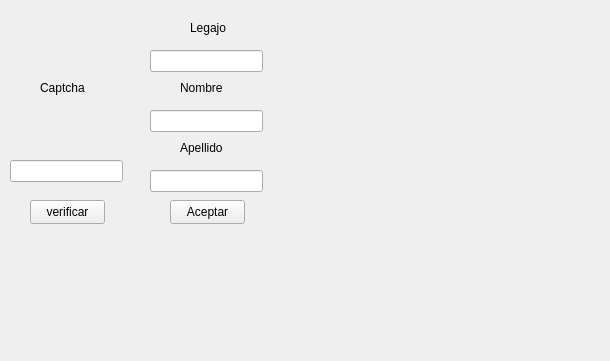
<?xml version="1.0" encoding="UTF-8"?>
<ui version="4.0">
 <class>Form</class>
 <widget class="QWidget" name="Form">
  <property name="geometry">
   <rect>
    <x>0</x>
    <y>0</y>
    <width>610</width>
    <height>361</height>
   </rect>
  </property>
  <property name="windowTitle">
   <string>Form</string>
  </property>
  <widget class="QLineEdit" name="lineEditLegajo">
   <property name="geometry">
    <rect>
     <x>150</x>
     <y>50</y>
     <width>113</width>
     <height>22</height>
    </rect>
   </property>
  </widget>
  <widget class="QLineEdit" name="lineEditNombre">
   <property name="geometry">
    <rect>
     <x>150</x>
     <y>110</y>
     <width>113</width>
     <height>22</height>
    </rect>
   </property>
  </widget>
  <widget class="QLineEdit" name="lineEditApellido">
   <property name="geometry">
    <rect>
     <x>150</x>
     <y>170</y>
     <width>113</width>
     <height>22</height>
    </rect>
   </property>
  </widget>
  <widget class="QLabel" name="label">
   <property name="geometry">
    <rect>
     <x>180</x>
     <y>140</y>
     <width>49</width>
     <height>16</height>
    </rect>
   </property>
   <property name="text">
    <string>Apellido</string>
   </property>
  </widget>
  <widget class="QLabel" name="label_2">
   <property name="geometry">
    <rect>
     <x>180</x>
     <y>80</y>
     <width>49</width>
     <height>16</height>
    </rect>
   </property>
   <property name="text">
    <string>Nombre</string>
   </property>
  </widget>
  <widget class="QLabel" name="label_3">
   <property name="geometry">
    <rect>
     <x>190</x>
     <y>20</y>
     <width>49</width>
     <height>16</height>
    </rect>
   </property>
   <property name="text">
    <string>Legajo</string>
   </property>
  </widget>
  <widget class="QPushButton" name="btnAceptar">
   <property name="geometry">
    <rect>
     <x>170</x>
     <y>200</y>
     <width>75</width>
     <height>24</height>
    </rect>
   </property>
   <property name="text">
    <string>Aceptar</string>
   </property>
  </widget>
  <widget class="QLabel" name="labelCaptcha">
   <property name="geometry">
    <rect>
     <x>40</x>
     <y>120</y>
     <width>49</width>
     <height>16</height>
    </rect>
   </property>
   <property name="text">
    <string/>
   </property>
  </widget>
  <widget class="QLineEdit" name="lineEditCaptcha">
   <property name="geometry">
    <rect>
     <x>10</x>
     <y>160</y>
     <width>113</width>
     <height>22</height>
    </rect>
   </property>
  </widget>
  <widget class="QPushButton" name="btnVerificarCaptcha">
   <property name="geometry">
    <rect>
     <x>30</x>
     <y>200</y>
     <width>75</width>
     <height>24</height>
    </rect>
   </property>
   <property name="text">
    <string>verificar</string>
   </property>
  </widget>
  <widget class="QLabel" name="label_4">
   <property name="geometry">
    <rect>
     <x>40</x>
     <y>80</y>
     <width>49</width>
     <height>16</height>
    </rect>
   </property>
   <property name="text">
    <string>Captcha</string>
   </property>
  </widget>
 </widget>
 <resources/>
 <connections/>
</ui>
